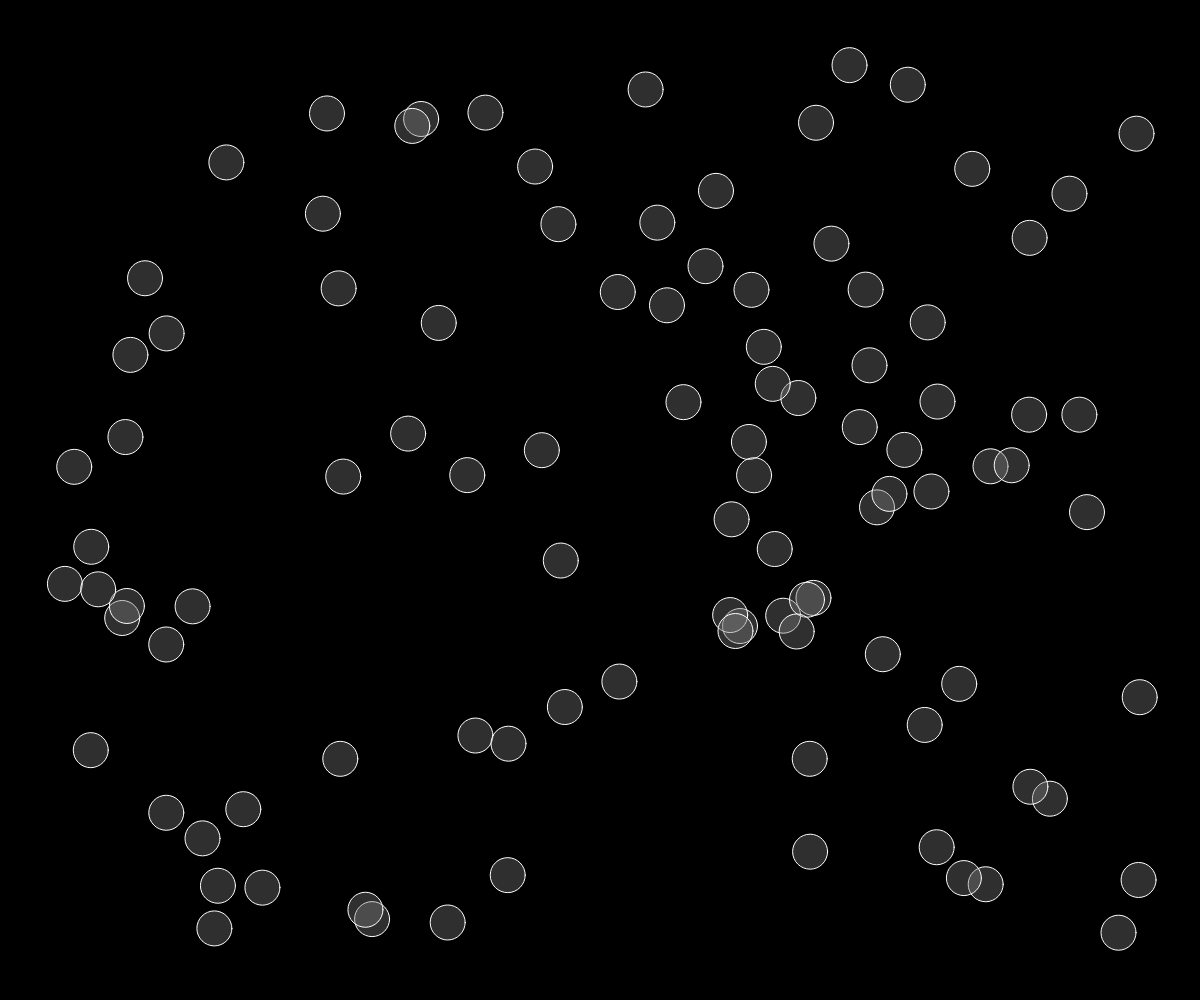
Frame 1 (no input)
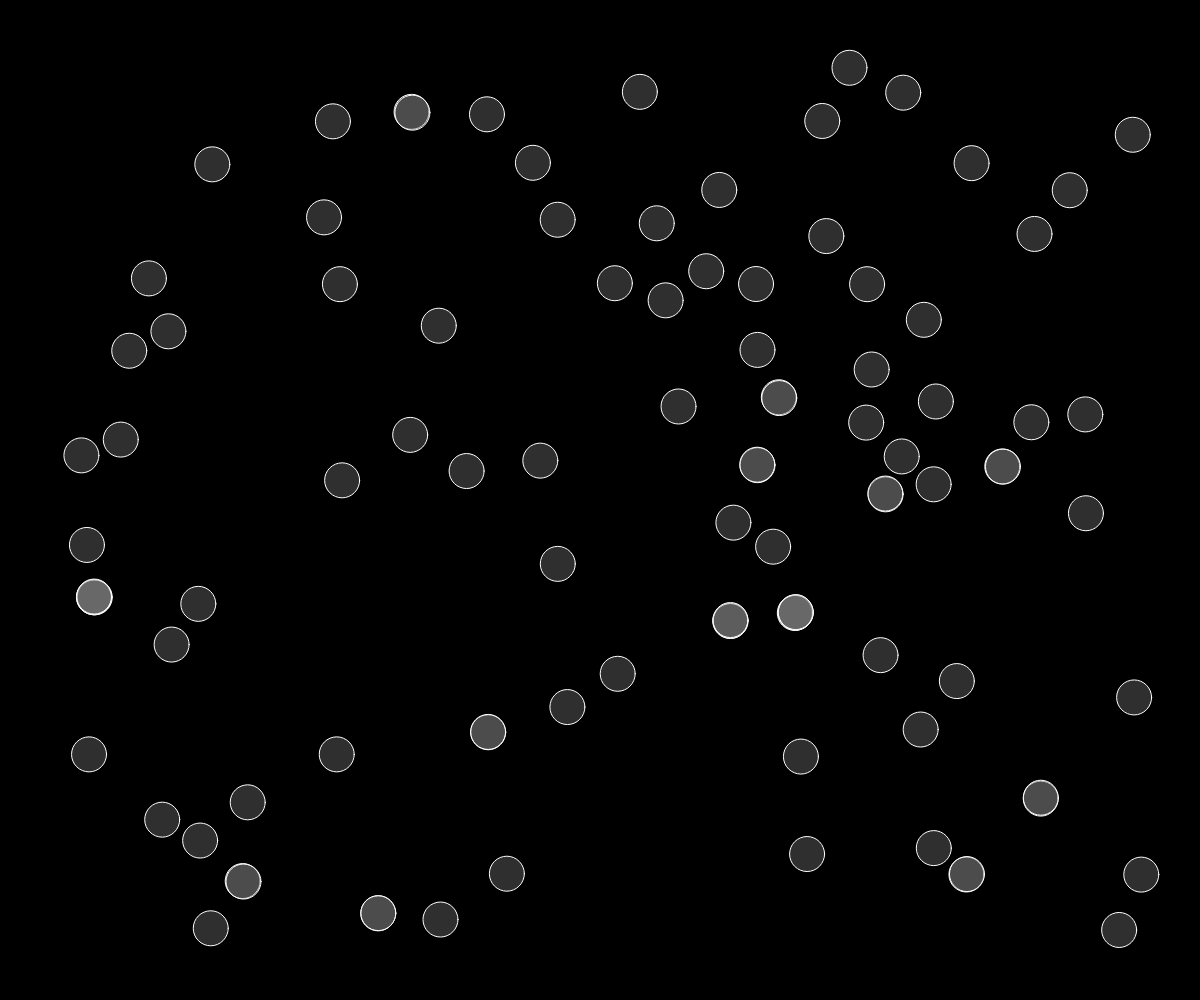
Frame 60 (no input)
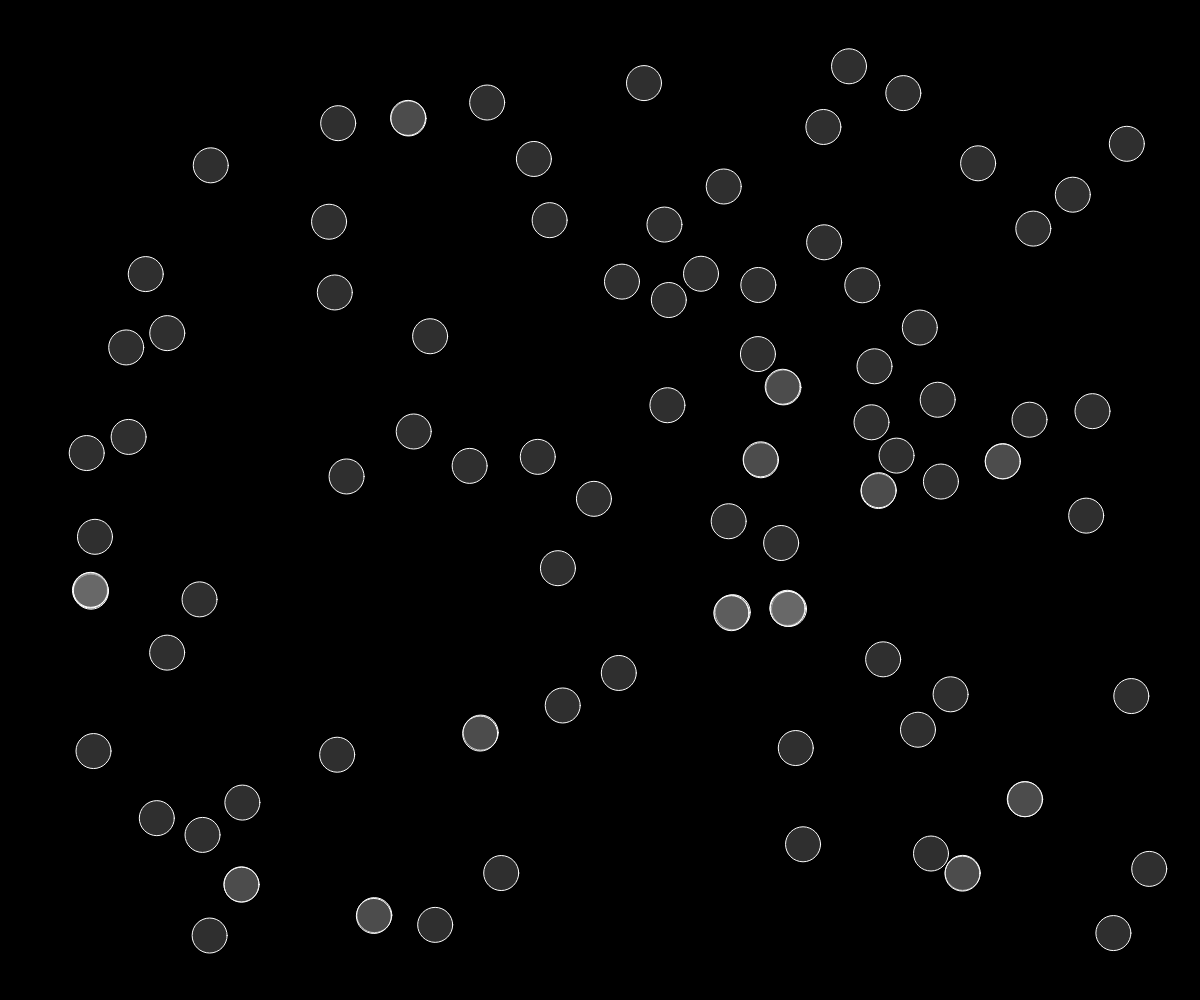
Frame 120 (the mouse pressed at the canvas centre since frame 60)

The p5.js sketch that drew these frames (run headless with seeded random() and noise() and a simulated clock; from frame 60 on, the mouse is pressed at the canvas centre):

// p5.js sketch
// ── sketch.js
var boxList = [] ;
var setting = true ; // False is repulsion, true is attraction
var button ;

function setup() {
    createCanvas(windowWidth,windowHeight) ;
    createP('') ;
    button = createButton('Repulsion') ;
    button.mousePressed(swapSetting) ;
    for(i = 0 ; i < 100 ; i++) {
        let pad = 20 ;
        let vertPad = pad*0.8 ;
        boxList[i] = new Box(random(width/pad,width-width/pad),random(height/vertPad,height-height/vertPad),setting) ;
    }
}

function draw() {
    background(0) ;
    for(i = boxList.length-1 ; i >= 0 ; i--) {
        boxList[i].show() ;
        boxList[i].move() ;
        for(j = boxList.length-1 ; j >= 0 ; j--) {
            if(boxList[i].checkIntercept(boxList[j].x,boxList[j].y,boxList[j].size) && i != j) {
                boxList[i].moveAway(boxList[j].x,boxList[j].y) ;
            }
        }
    }
}

function mousePressed() {
    boxList.push(new Box(mouseX,mouseY,setting)) ; 
}

function swapSetting() {
    setting = !setting ;
    if(setting) {
        button.html('Repulsion') ;
    } else {
        button.html('Attraction') ;
    }
}


// ── Box.js
class Box {
    constructor(x,y,setting) {
        this.x = x ;
        this.y = y ;
        this.size = 35 ;
        this.setting = setting ;
    }
    
    show() {
        stroke(255) ;
        fill(120,100) ;
        ellipse(this.x,this.y,this.size) ;
    }
    
    move() {
        this.x = this.x + random(-1,1) ;
        this.y = this.y + random(-1,1) ;
    }
    
    moveAway(a,b) {
        let sepX = this.x - a ;
        let sepY = this.y - b ;
        if(setting) {
            if(sepX < 0) { // change sign for alternate 
                this.x = this.x + 1 ; 
            } else {
                this.x = this.x - 1 ;
            }
            if(sepY < 0) {
                this.y = this.y + 1 ;
            } else {
                this.y = this.y - 1 ;
            }
        } else {
            if(sepX > 0) { // change sign for alternate 
                this.x = this.x + 1 ; 
            } else {
                this.x = this.x - 1 ;
            }
            if(sepY > 0) {
                this.y = this.y + 1 ;
            } else {
                this.y = this.y - 1 ;
            }
        }
    }
    
    checkIntercept(oX,oY,oSize) {
        let d = dist(this.x,this.y,oX,oY) ;
        let combSize = (oSize/2) + (this.size/2) ;
        if(d < combSize) {
            return true ;
        } else {
            return false ;
        }
    }
}
